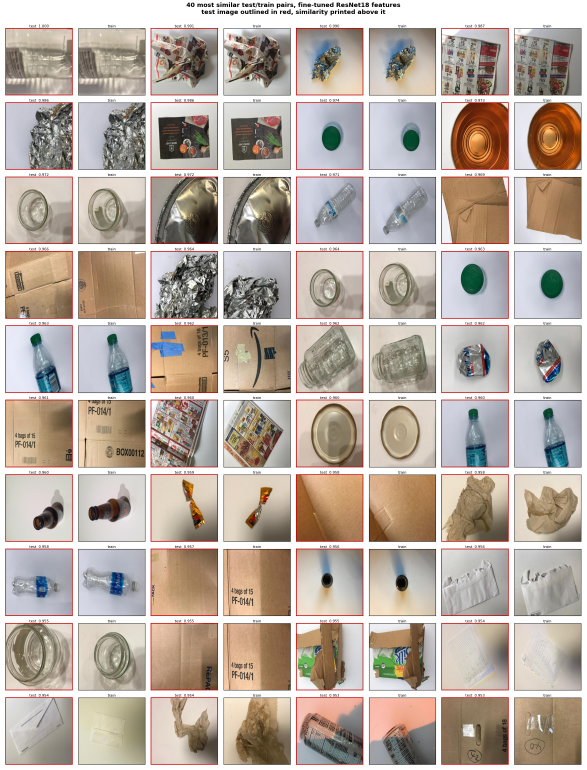
#> input picture results/figures/audit_duplicate_pairs.png, 1760 x 2310 px, given as the content of the folder ../datasets/dataset-resized/glass, which was not available (shown at 1/3 size)
$ jupyter execute --allow-errors 13_thread_count_latency.ipynb   (text cells are left out)
#> lines starting #> are read from the running program, lines starting #| are printed output that depends on the picture; pictures that were not available may be replaced by others from this repository, and a replacement may not be noted
### src/features.py
"""
Canonical feature extraction pipeline for the optical sorting project.

This module is the single source of truth for the 122-dimensional HSV+LBP
feature vector used by every classifier in this project:

    96 dims  3 x 32-bin normalised HSV colour histograms (H, S, V)
    26 dims  uniform LBP texture histogram (radius=3, P=24)
    ---
   122 dims

Every notebook that extracts features imports from here, so the training
features (notebook 02) and the evaluation features (notebooks 06, 07, 12, 13
and the demo) are guaranteed to come from identical code.

Implementation notes
--------------------
`resize` uses Pillow's default BICUBIC filter and the LBP greyscale is derived
via an HSV -> BGR -> GREY conversion. Both are deliberate: they define the
feature space the saved models were fitted on. Substituting LANCZOS resizing or
a direct RGB -> GREY conversion shifts every feature slightly and moves test
accuracy by several tenths of a point, so they are kept exactly as trained.
"""

import os

import cv2
import numpy as np
from PIL import Image
from skimage.feature import local_binary_pattern

CLASSES = ['glass', 'paper', 'cardboard', 'plastic', 'metal', 'trash']

# scikit-learn orders classes alphabetically internally. Anything that labels a
# confusion matrix, a classification report or a per-class table must use this
# order, never the CLASSES order above.
CLASS_ORDER = sorted(CLASSES)

IMAGE_SIZE = (224, 224)
HISTOGRAM_BINS = 32
LBP_RADIUS = 3
LBP_N_POINTS = 8 * LBP_RADIUS
LBP_BINS = LBP_N_POINTS + 2
N_FEATURES = 3 * HISTOGRAM_BINS + LBP_BINS

IMAGE_EXTENSIONS = ('.jpg', '.jpeg', '.png')


def preprocess_pil(image):
    """Resize a PIL RGB image to IMAGE_SIZE and convert it to HSV."""
    image = image.resize(IMAGE_SIZE)
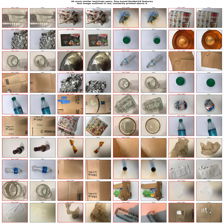
#> image: PIL image 224x224 RGB; mean R, G, B 185.2, 172.6, 162.9
    img_array = np.array(image)

    if img_array.ndim == 2:
        img_array = np.stack([img_array] * 3, axis=-1)
    if img_array.shape[2] == 4:
        img_array = img_array[:, :, :3]

    return cv2.cvtColor(img_array, cv2.COLOR_RGB2HSV)
#> returned value: shape (224, 224, 3); mean H, S, V 37.2, 44.1, 188.3


def preprocess_image(image_path):
    """Load an image from disk, resize it, and convert it to HSV."""
    return preprocess_pil(Image.open(image_path).convert('RGB'))


def extract_colour_histogram(img_hsv):
    """Normalised 32-bin histogram per HSV channel, concatenated to 96 dims."""
    features = []
#> features = []

    for channel in range(3):
        histogram = cv2.calcHist(
            [img_hsv],
            [channel],
            None,
            [HISTOGRAM_BINS],
            [0, 256]
        )
        histogram = cv2.normalize(histogram, histogram).flatten()
        features.extend(histogram)
#> after the loop, features = 96 values, max 0.691 at index 32, min 0 at index 23, mean 0.102

    return np.array(features)


def extract_lbp_features(img_hsv):
    """Uniform LBP texture descriptor as a 26-bin normalised density histogram."""
    img_gray = cv2.cvtColor(img_hsv, cv2.COLOR_HSV2BGR)
    img_gray = cv2.cvtColor(img_gray, cv2.COLOR_BGR2GRAY)
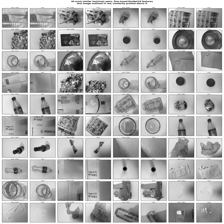
#> img_gray: shape (224, 224); min 0, max 255, mean 175

    lbp = local_binary_pattern(img_gray, LBP_N_POINTS, LBP_RADIUS, method='uniform')
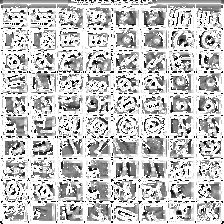
#> lbp: shape (224, 224) float64; min 0, max 25, mean 19.2; drawn with min black and max white

    histogram, _ = np.histogram(
        lbp, bins=LBP_BINS, range=(0, LBP_BINS), density=True
    )
#> histogram = 26 values, max 0.495 at index 25, min 0.00797 at index 3, mean 0.0385

    return histogram


def features_from_hsv(img_hsv):
    """Combine colour and texture descriptors into the 122-dim feature vector."""
    return np.concatenate([
        extract_colour_histogram(img_hsv),
        extract_lbp_features(img_hsv),
    ])


def extract_features(image_path):
    """Full 122-dim feature vector for an image on disk."""
    return features_from_hsv(preprocess_image(image_path))


def extract_features_from_image(image, perturb_fn=None):
    """
    Full 122-dim feature vector for an in-memory PIL image.

    `perturb_fn` is applied to the image at its original resolution, before
    resizing, so that perturbations model sensor-side degradation rather than
    an artefact introduced after downsampling.
    """
    if perturb_fn is not None:
        image = perturb_fn(image)

    return features_from_hsv(preprocess_pil(image))


# [28 lines left out: functions list_class_images, load_dataset, not called in this run]

### notebooks/13_thread_count_latency.ipynb
[cell 1]
import os
import sys
import time
import json
import pickle
import platform
import subprocess
import cv2
import numpy as np
import matplotlib.pyplot as plt
import matplotlib.ticker as ticker
from sklearn.ensemble import RandomForestClassifier
from sklearn.neural_network import MLPClassifier
from sklearn.model_selection import train_test_split
from PIL import Image
from skimage.feature import local_binary_pattern

import sys
sys.path.insert(0, os.path.abspath('..'))

[cell 2]
RESULTS_DIR = os.path.join("..", "results")
FIGURES_DIR = os.path.join(RESULTS_DIR, "figures")
FEATURES_PATH = os.path.join(RESULTS_DIR, "features", "features.npy")
LABELS_PATH   = os.path.join(RESULTS_DIR, "features", "labels.npy")
RF_MODEL_PATH = os.path.join(RESULTS_DIR, "rf_final_model.pkl")
MLP_MODEL_PATH = os.path.join(RESULTS_DIR, "mlp_final_model.pkl")
MLP_SCALER_PATH = os.path.join(RESULTS_DIR, "mlp_scaler.pkl")

[cell 3]
# Benchmarking parameters: number of timing repetitions per measurement, RF thread configurations to evaluate, and the 50 ms industrial latency target

N_TIMING_RUNS = 100
N_JOBS_LIST   = [1, 2, 4, -1]
LATENCY_TARGET_MS = 50.0

[cell 4]
print("Loading features...")
#> (the rest of this cell did not finish here and is left out)

#> (a cell that did not finish here is left out)

#> (a cell that did not finish here is left out)

[cell 7]
# Defines the feature extraction pipeline, selects one representative image from the dataset, and measures extraction latency as the shared first-stage cost for all configurations

IMAGE_SIZE     = (224, 224)
HISTOGRAM_BINS = 32
DATASET_PATH   = os.path.join("..", "datasets", "dataset-resized")
CLASSES        = ["glass", "paper", "cardboard", "plastic", "metal", "trash"]

from src.features import extract_features_from_image as extract_features

sample_img_path = None
for cls in CLASSES:
    cls_dir = os.path.join(DATASET_PATH, cls)
    for f in sorted(os.listdir(cls_dir)):
        if f.lower().endswith(('.jpg', '.jpeg', '.png')):
            sample_img_path = os.path.join(cls_dir, f)
            break
    if sample_img_path:
        break

if sample_img_path is None:
    print("ERROR: Could not locate any image in dataset. Check DATASET_PATH.")
    sys.exit(1)

sample_image = Image.open(sample_img_path).convert("RGB")

print(f"\nMeasuring feature extraction latency ({N_TIMING_RUNS} runs)...")
fe_times = []
for _ in range(N_TIMING_RUNS):
    t0 = time.perf_counter()
    _ = extract_features(sample_image)
    fe_times.append((time.perf_counter() - t0) * 1000)

fe_mean = np.mean(fe_times)
fe_std  = np.std(fe_times)
print(f"  Feature extraction: {fe_mean:.3f} ± {fe_std:.3f} ms")
